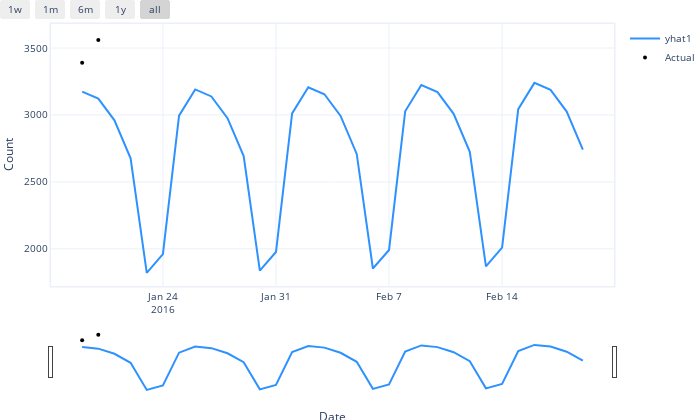

The code cell stored with this chart in its notebook:
### Code cell
#plotting Count forecast
plt.figure(figsize=(18, 6))
model.plot(forecast, xlabel = 'Date', ylabel = 'Count')

### Figure 1 — Plotly figure (JSON) as saved in the notebook; plotly's stock layout.template omitted (floating-point values rounded to 4 significant figures)
{"data": [{"fill": "none", "line": {"color": "rgba(45, 146, 255, 1.0)", "width": 2}, "mode": "lines", "name": "yhat1", "type": "scatter", "x": ["2016-01-19T00:00:00", "2016-01-20T00:00:00", "2016-01-21T00:00:00", "2016-01-22T00:00:00", "2016-01-23T00:00:00", "2016-01-24T00:00:00", "2016-01-25T00:00:00", "2016-01-26T00:00:00", "2016-01-27T00:00:00", "2016-01-28T00:00:00", "2016-01-29T00:00:00", "2016-01-30T00:00:00", "2016-01-31T00:00:00", "2016-02-01T00:00:00", "2016-02-02T00:00:00", "2016-02-03T00:00:00", "2016-02-04T00:00:00", "2016-02-05T00:00:00", "2016-02-06T00:00:00", "2016-02-07T00:00:00", "2016-02-08T00:00:00", "2016-02-09T00:00:00", "2016-02-10T00:00:00", "2016-02-11T00:00:00", "2016-02-12T00:00:00", "2016-02-13T00:00:00", "2016-02-14T00:00:00", "2016-02-15T00:00:00", "2016-02-16T00:00:00", "2016-02-17T00:00:00", "2016-02-18T00:00:00", "2016-02-19T00:00:00"], "y": [3175.0, 3122.0, 2960.0, 2676.0, 1821.0, 1960.0, 2995.0, 3191.0, 3138.0, 2976.0, 2693.0, 1838.0, 1977.0, 3011.0, 3207.0, 3155.0, 2992.0, 2709.0, 1853.0, 1992.0, 3027.0, 3223.0, 3171.0, 3009.0, 2725.0, 1870.0, 2009.0, 3044.0, 3240.0, 3187.0, 3025.0, 2742.0]}, {"marker": {"color": "black", "size": 4}, "mode": "markers", "name": "Actual", "type": "scatter", "x": ["2016-01-19T00:00:00", "2016-01-20T00:00:00", "2016-01-21T00:00:00", "2016-01-22T00:00:00", "2016-01-23T00:00:00", "2016-01-24T00:00:00", "2016-01-25T00:00:00", "2016-01-26T00:00:00", "2016-01-27T00:00:00", "2016-01-28T00:00:00", "2016-01-29T00:00:00", "2016-01-30T00:00:00", "2016-01-31T00:00:00", "2016-02-01T00:00:00", "2016-02-02T00:00:00", "2016-02-03T00:00:00", "2016-02-04T00:00:00", "2016-02-05T00:00:00", "2016-02-06T00:00:00", "2016-02-07T00:00:00", "2016-02-08T00:00:00", "2016-02-09T00:00:00", "2016-02-10T00:00:00", "2016-02-11T00:00:00", "2016-02-12T00:00:00", "2016-02-13T00:00:00", "2016-02-14T00:00:00", "2016-02-15T00:00:00", "2016-02-16T00:00:00", "2016-02-17T00:00:00", "2016-02-18T00:00:00", "2016-02-19T00:00:00"], "y": [3389, 3559, null, null, null, null, null, null, null, null, null, null, null, null, null, null, null, null, null, null, null, null, null, null, null, null, null, null, null, null, null, null]}], "layout": {"autosize": true, "font": {"size": 10}, "height": 420, "hovermode": "x unified", "margin": {"b": 0, "l": 0, "pad": 0, "r": 10, "t": 10}, "showlegend": true, "title": {"font": {"size": 12}}, "width": 700, "xaxis": {"autorange": true, "linewidth": 1.5, "mirror": true, "range": ["2016-01-17 01:35:08.6663", "2016-02-20 22:24:51.3337"], "rangeselector": {"buttons": [{"count": 7, "label": "1w", "step": "day", "stepmode": "backward"}, {"count": 1, "label": "1m", "step": "month", "stepmode": "backward"}, {"count": 6, "label": "6m", "step": "month", "stepmode": "backward"}, {"count": 1, "label": "1y", "step": "year", "stepmode": "backward"}, {"step": "all"}]}, "rangeslider": {"autorange": true, "range": ["2016-01-17 01:35:08.6663", "2016-02-20 22:24:51.3337"], "visible": true, "yaxis": {"_template": null, "rangemode": "match"}}, "showline": true, "title": {"text": "Date"}, "type": "date"}, "yaxis": {"autorange": true, "linewidth": 1.5, "mirror": true, "range": [1723.0, 3679.0], "showline": true, "title": {"text": "Count"}, "type": "linear"}}}
